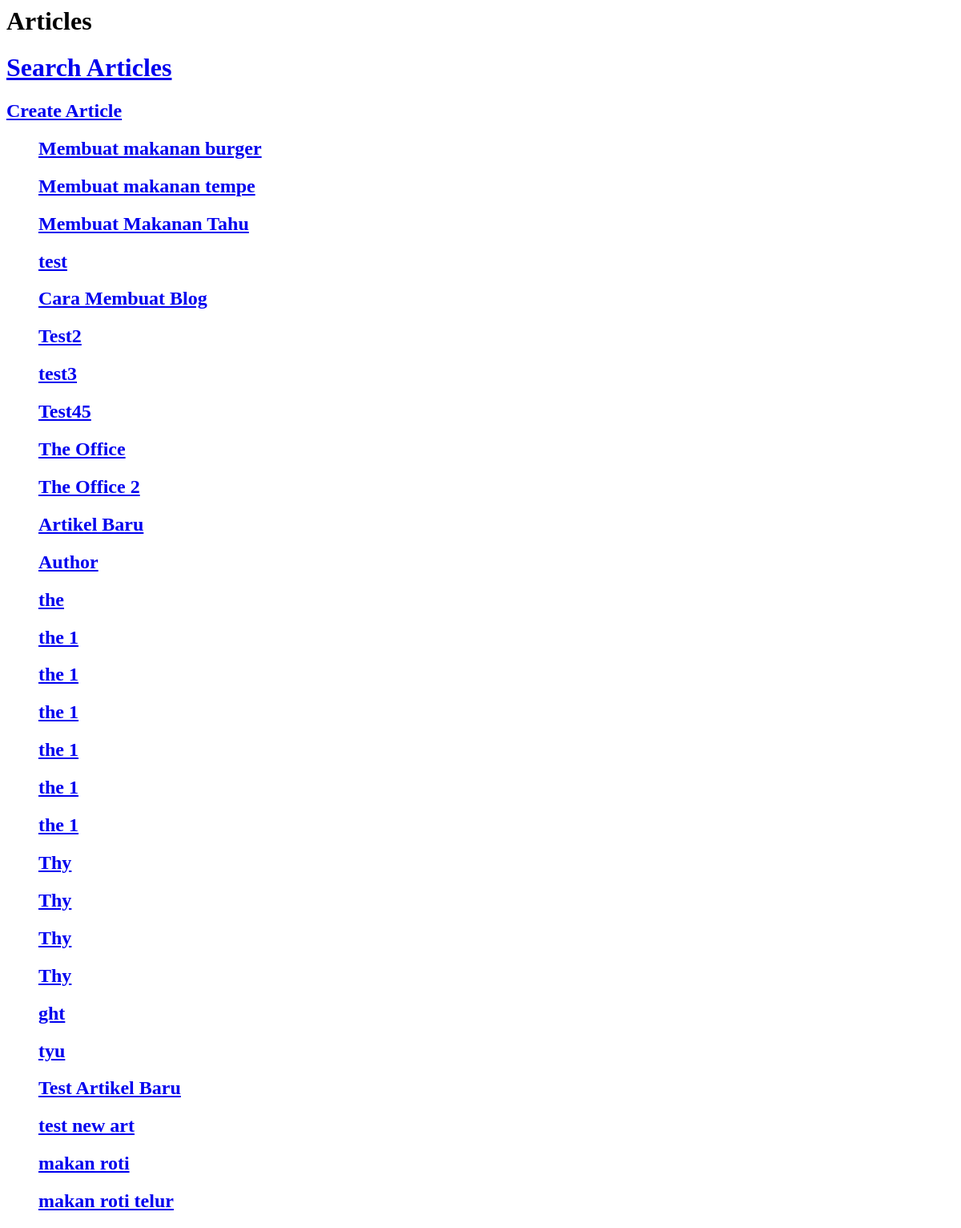
The app's page /, older data.
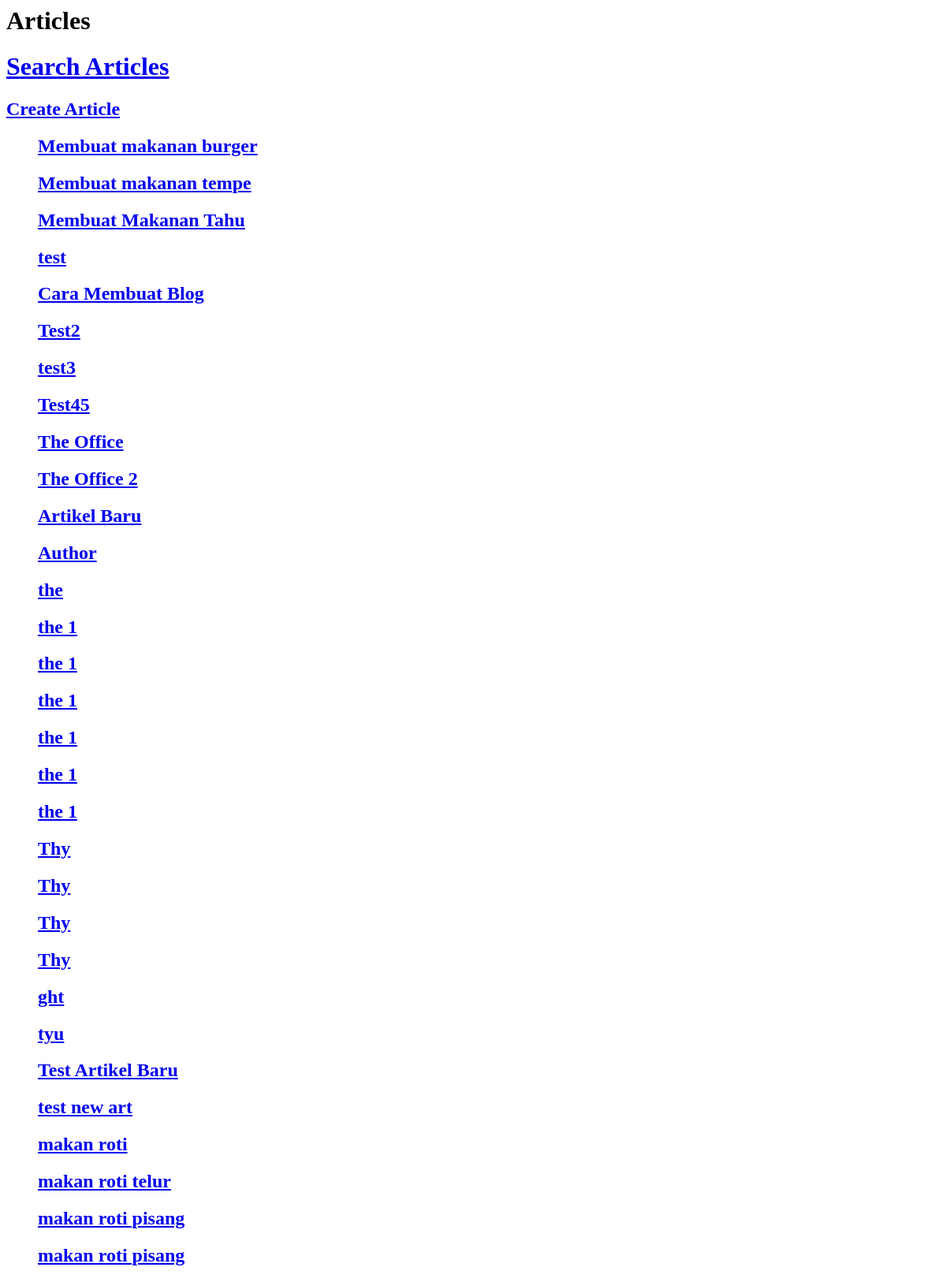
The same page, newer data.
### articles/models.py (models this page shows, shortened)
class Article(models.Model):
    title = models.CharField(max_length=120)
    slug = models.SlugField(unique=True, blank=True, null=True)
    content = models.TextField()
    timestamp = models.DateTimeField(auto_now_add=True)
    updated = models.DateTimeField(auto_now=True)
    publish = models.DateField(auto_now_add=False, auto_now=False, null=True, blank=True)

### djangomid/views.py (the view)
# urls.py: path('', views.index, name="index"),
def index(request):
    article_obj = Article.objects.get(id=1)
    article_all = Article.objects.all()
    context = {
        "arr_app" : article_all,
        "id" : article_obj.id,
        "title" : article_obj.title,
        "content" : article_obj.content,
    }
    html = render_to_string("djangomid/index.html", context=context)
    return HttpResponse(html)

### djangomid/templates/djangomid/index.html (shortened to what this page needs)
{% extends "djangomid/base.html" %}
{% block content %}
    <h1>Articles</h1>
    <h1><a href="/articles/">Search Articles</a></h1>
    <h2><a href="{% url 'createArticle' %}">Create Article</a></h2>
    <ul style="list-style: none;">
        {% for data in arr_app %}
        <li>
            <h2><a href="{% url 'showId' slug=data.slug %}">{{ data.title }}</a></h2>
        </li>
        {% endfor %}
    </ul>
{% endblock content %}

### djangomid/templates/djangomid/base.html (shortened to what this page needs)
<html lang="en">
    <head>
    </head>
    <body>
        {% block content %}
        {% endblock content %}
    </body>
</html>

Row changes from the older to the newer data that the page shows:
added Article: title "makan roti pisang"
added Article: title "makan roti pisang"
